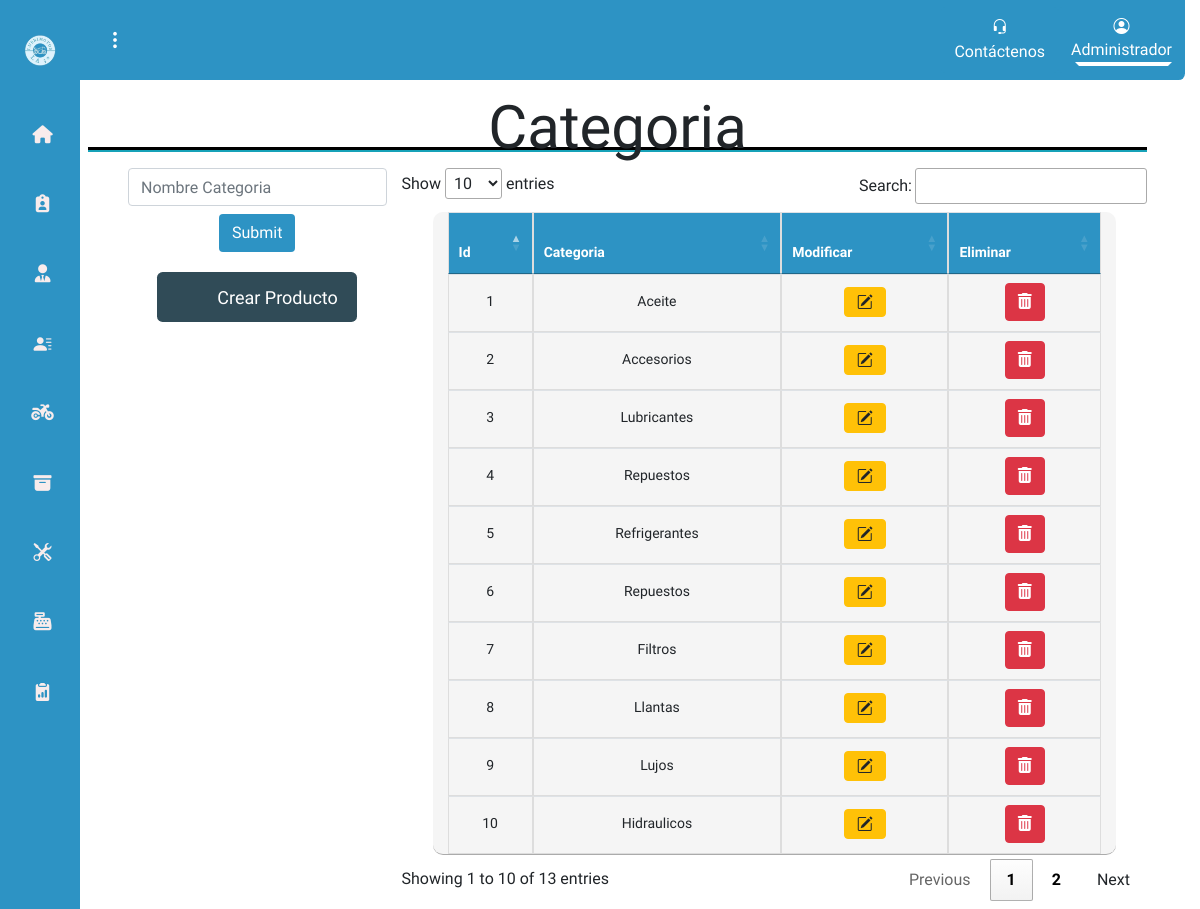
Screenshot of /?c=Categoria (signed in) with the database file from the repository.
### tables this page shows
CREATE TABLE IF NOT EXISTS CATEGORIA (
  id_categoria INT NOT NULL AUTO_INCREMENT,
  nombre_categoria VARCHAR(50) NOT NULL,
  PRIMARY KEY (id_categoria));

### controllers/Categoria.php (called while the page is built, shortened)
<?php
    require_once "models/dao_model/Categoria_dao.php";
    class Categoria{
        private $categoriaDao;
        public function __construct(){
            $this->categoriaDao = new Categoria_dao;
        }
        public function index(){
            $verCategoria = $this->categoriaDao->verCategoriaDao();
            require_once "views/roles/admin/header_dash.php";
            require_once "views/modules/2_products/2_1categoria/categoria.view.php";
            require_once "views/roles/admin/footer.php";
        }
    }
?>

### models/Database.php (called while the page is built)
<?php
   class DataBase{
        private $host;
        private $user;
        private $db;
        private $pass;
        private $port;
        public function __construct(){
            $this->host="localhost";
            $this->port="3310";
			$this->user="root";
			$this->pass="";
			$this->db="infotec";
        }
        function connection(){
            try{
                $pdo = new PDO("mysql:host=".$this->host.";dbname=".$this->db.";port=".$this->port,$this->user,$this->pass);
                $pdo->setAttribute(PDO::ATTR_ERRMODE, PDO::ERRMODE_EXCEPTION);
            } catch(PDOException $e) {
                echo "Connection failed: " . $e->getMessage();
                die();
            }
            return $pdo;
        }
    }
?>

### models/dao_model/Categoria_dao.php (called while the page is built, shortened)
<?php
    class Categoria_dao{
        private $pdo;
        public function __construct(){
			try {
				$db = new DataBase();
				$this->pdo = $db->connection();
			} catch (Exception $e) {
				die($e->getMessage());
			}
		}
        public function verCategoriaDao(){
            $sql = "SELECT * FROM categoria";
            $resultado = $resultado = $this->pdo->query($sql);
			$verCategoria = $resultado->fetchall();
			return $verCategoria;
        }
    }
?>

### views/modules/2_products/2_1categoria/categoria.view.php (the view, shortened to what this page needs)
<link rel="stylesheet" href="https://cdn.datatables.net/1.13.6/css/jquery.dataTables.min.css">
<body>
    <div class="container">
    <h1 class="titulos mt-1">Categoria</h1>
    <hr>
        <div class="row tablas">
            <div class="col-md-3">
                <form method="post" action="?c=Categoria" class="row g-3 needs-validation" id="categoria" novalidate>
                    <input type="text" class="form-control" id="nombre" value="" required name="nombre_categoria" placeholder="Nombre Categoria">
                    <input type="submit" class="btn btn-enviar mt-2 ">
                </form>
                <div class="centarboton">
                    <div class="tamaño">
                    <td  class="text-center">
                        <a class="btn-otro btn-secondary" href="?c=Producto"     style="border-top-width: 6px;margin-bottom: 5px;">
                            <i class="fas bi bi-archive-fill"></i>
                    <div class= "parrafo">Crear Producto</div>
                    </a>
                    </td>
                </div>
                </div>
            </div>
            <div class="div col-md-9">
                <table id="tablacategoria" class="table justify-content-center col-11 ">
                    <thead>
                        <tr class="text-center">
                            <th scope="col">Id</th>
                            <th scope="col">Categoria</th>
                            <th scope="col">Modificar</th>
                            <th scope="col">Eliminar</th>
                        </tr>
                    </thead>
                     <tbody>
                        <?php
                        foreach($verCategoria as $vcat){
                        ?>
                        <tr>
                            <td class="text-center">
                                 <?php echo $vcat['id_categoria']?>
                            </td>
                            <td class="text-center">
                                <?php echo $vcat['nombre_categoria']?>
                            </td>
                            <td class="text-center">
                                <a class="btn btn-warning" href="?c=Categoria&a=editar_categoria& id_categoria=<?php echo $vcat['id_categoria']?>">
                                    <i class="bi bi-pencil-square"></i>
                                </a>
                            </td>
                            <td  class="text-center">
                                <a class="btn btn-danger" href="?c=Categoria&a=eliminar_categoria&id_categoria=<?php echo $vcat['id_categoria']?>">
                                    <i class="fa fa-trash"></i>
                                </a>
                            </td>
                            </tr>
                        <?php
                        }
                         ?>
                        </tbody>
            </div>
        </div>
    </div>
</body>

### assets/css/styles-dashboard.css (style rules this page uses)
* { margin-right: 0; padding: 0; box-sizing: border-box; text-decoration: none; font-family: 'Roboto Condensed', sans-serif; }
html { min-width: 100wh; }
body { margin-left: 80px; transition: marging-left 300ms cubic-bezier(0.785, 0.135, 0.15, 0.86); margin-right: 15px; min-height: 100wh; background-position: center center; background-repeat:no-repeat ; background-size:cover ; }
.btn-otro { color: #ffffff; text-decoration: none; background-color: #304b57; display: grid; grid-template-columns: repeat(2, 2fr); grid-template-columns: 30% 70%; border-radius: 0.35rem; width: 200px; }
.parrafo { display: flex; align-items: center; height: 50px ; font-size: 18px; }
.tamaño { margin-top: 10px; display: flex; align-content: center; justify-content: center; }
div.row { max-width: 100%; max-height: 100vh; }
.btn-enviar { background-color: #2D93C4; color: white; position: relative; display: flex; align-items: center; }
i.bi, i.fas { display: flex; align-items: center; justify-content: center; }
div.row { max-width: 100%; }
.row form { display: flex; justify-content: center; }
.titulos { display: flex; align-items: center; justify-content: center; font-size: 60px; }
hr { background-color: #17a2b8; border: none; border-top: 3px solid#000000; height: 2px; width: 100%; margin-top: -25PX; }
.tablas { display: flex; align-items: flex-start; justify-content: flex-start; align-content: stretch; flex-wrap: wrap; flex-direction: row; margin-left: 40px; }
table { background-color: #f5f5f5; width: 100%; font-size: 14px; text-align: left; margin-bottom: 20px; border-collapse: collapse; border-radius: 10px; overflow: hidden; }
th, td { border: 1px solid #ddd; padding: 8px; text-align: left; height: 40px; }
th { background-color: #2D93C4; color: #fff;; }
.centarboton { display: grid; grid-template-columns: repeat(1, 3fr); align-content: center; margin-top: 15px; margin: 10px; }

### rows the page displays
categoria: id_categoria "1", nombre_categoria "Aceite"
categoria: id_categoria "2", nombre_categoria "Accesorios"
categoria: id_categoria "3", nombre_categoria "Lubricantes"
categoria: id_categoria "4", nombre_categoria "Repuestos"
categoria: id_categoria "5", nombre_categoria "Refrigerantes"
categoria: id_categoria "6", nombre_categoria "Repuestos"
categoria: id_categoria "7", nombre_categoria "Filtros"
categoria: id_categoria "8", nombre_categoria "Llantas"
categoria: id_categoria "9", nombre_categoria "Lujos"
categoria: id_categoria "10", nombre_categoria "Hidraulicos"

### other values shown
$_SESSION['session'] "Administrador"
